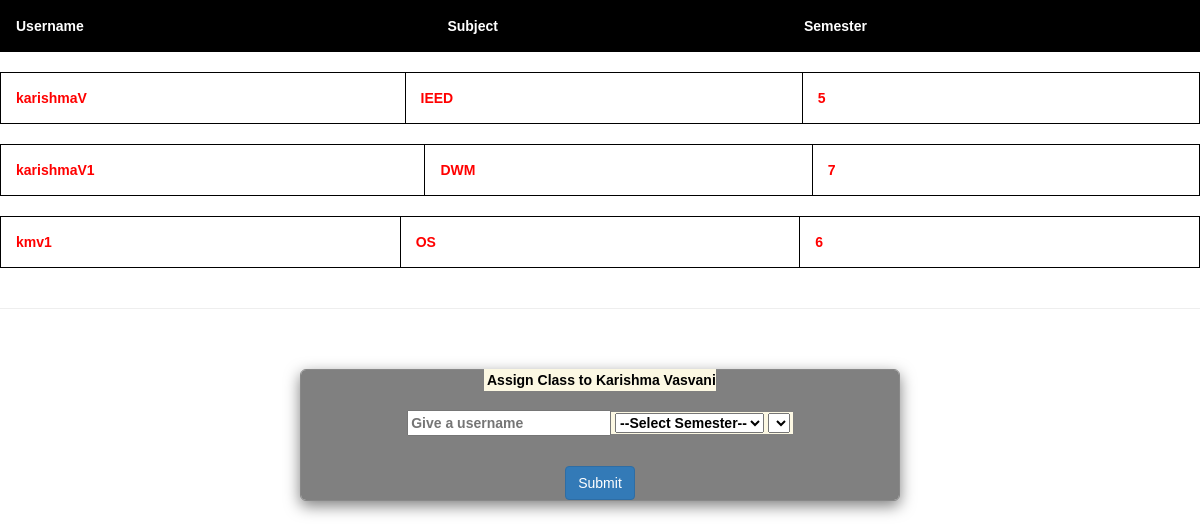
The page /srms/taskteacher.php?name=Karishma Vasvani on the database its author committed.
### tables this page shows
CREATE TABLE `teachers` (
  `username` varchar(50) NOT NULL,
  `password` varchar(20) NOT NULL,
  `name` varchar(50) NOT NULL,
  `sem` int(10) DEFAULT NULL,
  `subject` varchar(50) NOT NULL,
  `position` varchar(255) NOT NULL
);

### srms/taskteacher.php (the view, shortened to what this page needs)
<!DOCTYPE html>
<html lang="en" dir="ltr">
  <head>
    <link rel="stylesheet" type="text/css" href="css/bootstrap.min.css">
    <link rel="stylesheet" type="text/css" href="css/main.css">
    <link rel="stylesheet" href="https://maxcdn.bootstrapcdn.com/bootstrap/3.3.7/css/bootstrap.min.css">
  </head>
  <body>
    <center>
            <table id="t01">
              <tr>
              <th> <b>Username
               <th> <b>Subject
                <th><b>Semester
              </tr>
            </table>
            <br>
            <b>
    <?php
        include 'connection.php';
        $tname = $_GET['name'];
        $sql_select = "SELECT * FROM teachers WHERE name = '$tname'";
        $res_select = mysqli_query($conn,$sql_select);
        while($row_select = mysqli_fetch_array($res_select)){
          $username = $row_select['username'];
          $subject = $row_select['subject'];
          $sem = $row_select['sem'];
          echo "
            <table >
              <tr>
                 <td style='color:red;' >".$username."</td>
                 <td style='color:red;'>".$subject."</td>
                 <td style='color:red;'>".$sem."</td>
              </tr>
            </table>
            <br>
          ";
        }
    ?>
  </table></center>
  <hr>
    <form method="post" class="modal-content">
      <?php $tname = $_GET['name'];
          echo "<center><mark><b>Assign Class to $tname</b><br /><br>";
       ?>
       <input type="text" name="username" placeholder="Give a username"/>
      <select id="car" onchange="changeSubject()" name="sem">
        <option value="">--Select Semester--</option>
      </select>
      <select id = "carmodel" name="sub"></select></center>
      <center><input type="submit" id="singlebutton" name="submit" value="Submit" class="btn btn-primary" style="margin-top:5%;"/></center>
    </form>
  </body>
</html>

### srms/taskteacher.php (style rules this page uses)
table { width:100%; }
table, th, td { border: 1px solid black; border-collapse: collapse; }
th, td { padding: 15px; text-align: left; }
table#t01 tr:nth-child(odd) { background-color: #fff; }
table#t01 th { background-color: black; color: white; }
td { width:100px; }
body { font-family: Arial, Helvetica, sans-serif; }
.modal-content { background-color: grey; margin: 5% auto 15% auto; border: 1px solid #888; width: 50%; }

### rows shown on the page
teachers: username "karishmaV", subject "IEED", sem "5"
teachers: username "karishmaV1", subject "DWM", sem "7"
teachers: username "kmv1", subject "OS", sem "6"

### other values the page prints
$tname "Karishma Vasvani"
